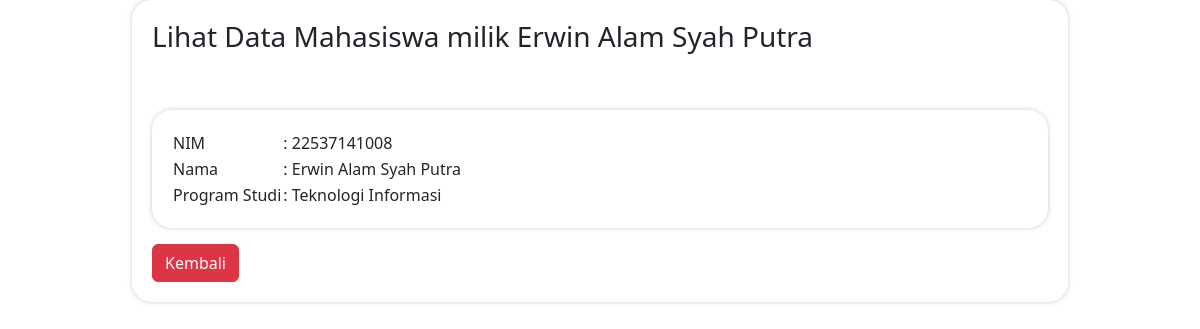
Screenshot of /lihat.php?nim=22537141008 with the database file from the repository.
### tables this page shows
CREATE TABLE `mahasiswa` (
  `id` int(11) NOT NULL,
  `nim` varchar(50) NOT NULL,
  `nama` varchar(255) NOT NULL,
  `prodi` varchar(255) NOT NULL
);

### lihat.php (the view, shortened to what this page needs)
<?php
include("koneksi.php");
$nim = $_GET['nim'];
$data = mysqli_query($koneksi, "SELECT * from mahasiswa WHERE nim='$nim'") or die('koneksi gagal');
$d = mysqli_fetch_array($data);
?>
<!DOCTYPE html>
<html lang="en">
<head>
    <link href="https://cdn.jsdelivr.net/npm/bootstrap@5.2.3/dist/css/bootstrap.min.css" rel="stylesheet">
</head>
<body>
    <div class="container">
        <div class="box">
            <div class="judul">
                <h3> Lihat Data Mahasiswa milik <?php echo $d['nama'] ?> </h3>
            </div>
            <br>
            <br>
            <div class="box">
                <?php
                include("koneksi.php");
                $nim = $_GET['nim'];
                $data = mysqli_query($koneksi, "SELECT * from mahasiswa WHERE nim='$nim'") or die('koneksi gagal');
                while ($d = mysqli_fetch_array($data)) {
                ?>
                    <table>
                        <tr>
                            <td>NIM</td>
                            <td>: <?php echo $d['nim'] ?></td>
                        </tr>
                        <tr>
                            <td>Nama</td>
                            <td>: <?php echo $d['nama'] ?></td>
                        </tr>
                        <tr>
                            <td>Program Studi</td>
                            <td>: <?php echo $d['prodi'] ?></td>
                        </tr>
                    </table>
                <?php
                } ?>
            </div>
            <a href="dashboard.php" class="btn btn-danger mt-3">Kembali</a>
        </div>
    </div>
</body>
</html>

### lihat.php (style rules this page uses)
.container { width: 80%; margin: auto; }
.box { width: 100%; padding: 20px; background-color: #fff; box-shadow: 0px 0px 5px #ccc; border-radius: 20px; }

### rows the page displays
mahasiswa: nama "Erwin Alam Syah Putra", nim "22537141008", prodi "Teknologi Informasi"
